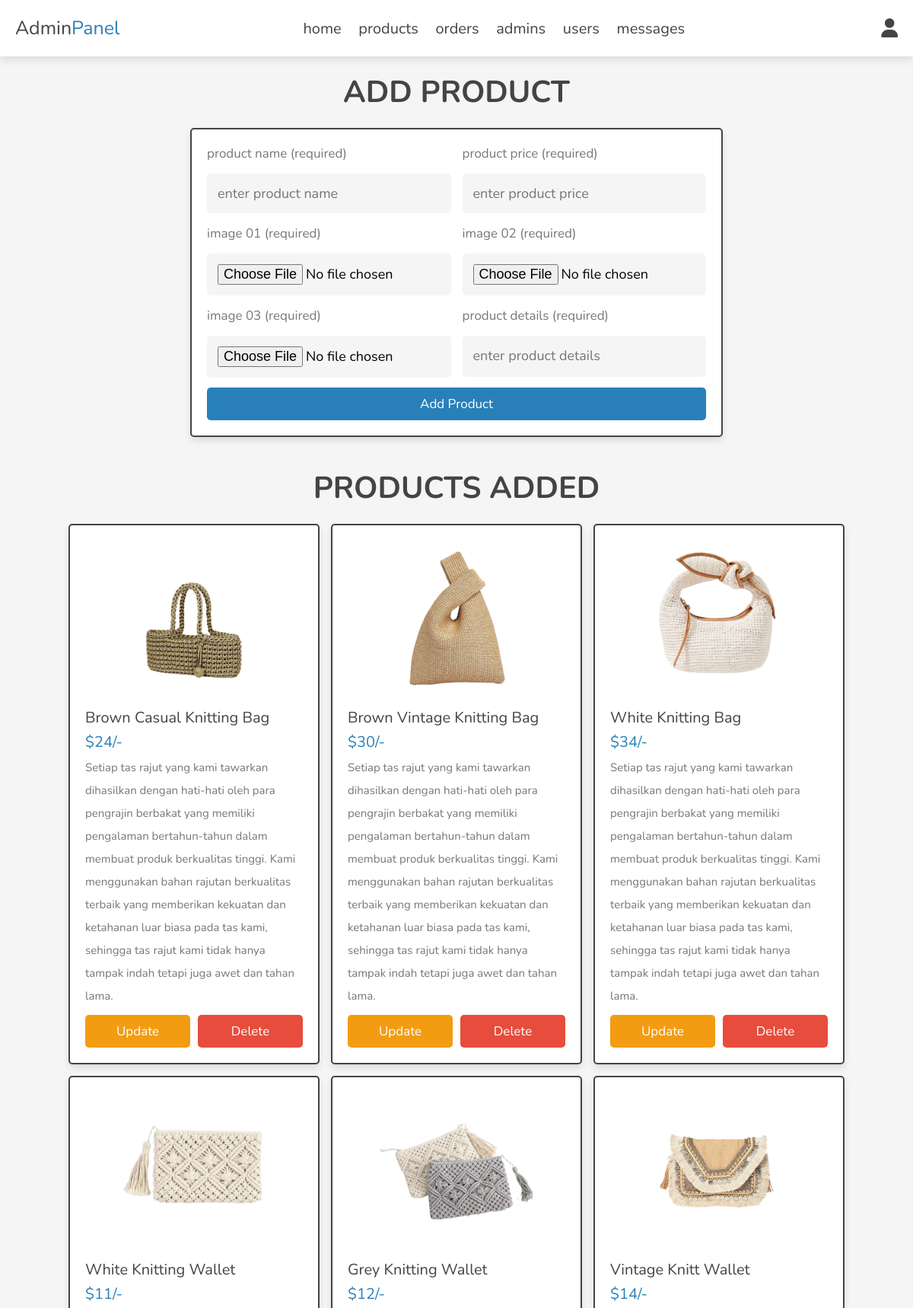
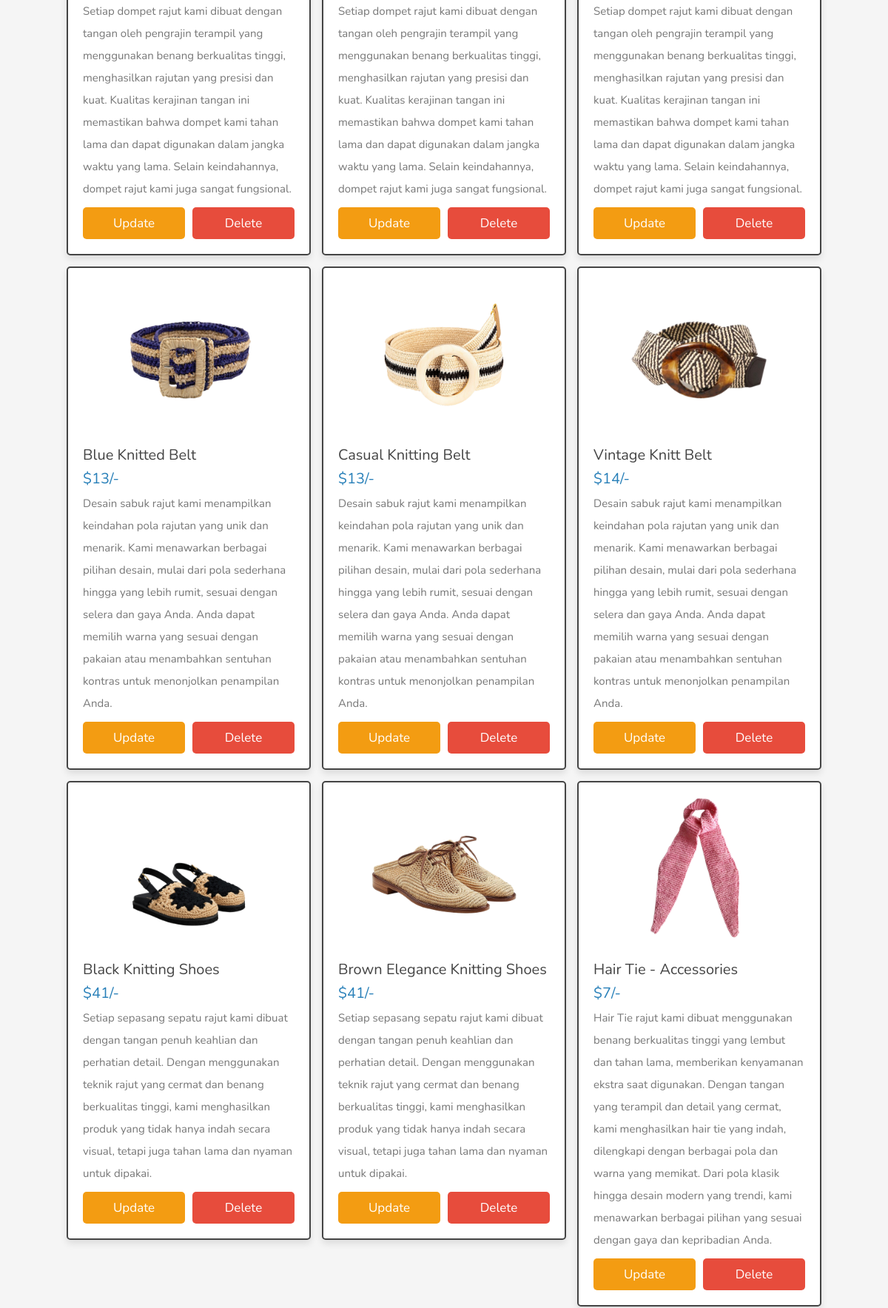
Screenshot of /admin/products.php (signed in, upper part) with the database file from the repository (2 pictures, top to bottom).
### tables this page shows
CREATE TABLE `products` (
  `id` int(100) NOT NULL,
  `name` varchar(100) NOT NULL,
  `details` varchar(500) NOT NULL,
  `price` int(10) NOT NULL,
  `image_01` varchar(100) NOT NULL,
  `image_02` varchar(100) NOT NULL,
  `image_03` varchar(100) NOT NULL
);

### admin/products.php (the view, shortened to what this page needs)
<?php
include '../components/connect.php';
?>
<!DOCTYPE html>
<html lang="en">
<head>
   <link rel="stylesheet" href="https://cdnjs.cloudflare.com/ajax/libs/font-awesome/6.1.1/css/all.min.css">
   <link rel="stylesheet" href="../css/admin_style.css">
</head>
<body>
<?php include '../components/admin_header.php'; ?>
<section class="add-products">
   <h1 class="heading">add product</h1>
   <form action="" method="post" enctype="multipart/form-data">
      <div class="flex">
         <div class="inputBox">
            <span>product name (required)</span>
            <input type="text" class="box" required maxlength="100" placeholder="enter product name" name="name">
         </div>
         <div class="inputBox">
            <span>product price (required)</span>
            <input type="number" min="0" class="box" required max="9999999999" placeholder="enter product price" onkeypress="if(this.value.length == 10) return false;" name="price">
         </div>
        <div class="inputBox">
            <span>image 01 (required)</span>
            <input type="file" name="image_01" accept="image/jpg, image/jpeg, image/png, image/webp" class="box" required>
        </div>
        <div class="inputBox">
            <span>image 02 (required)</span>
            <input type="file" name="image_02" accept="image/jpg, image/jpeg, image/png, image/webp" class="box" required>
        </div>
        <div class="inputBox">
            <span>image 03 (required)</span>
            <input type="file" name="image_03" accept="image/jpg, image/jpeg, image/png, image/webp" class="box" required>
        </div>
         <div class="inputBox">
            <span>product details (required)</span>
            <textarea name="details" placeholder="enter product details" class="box" required maxlength="500" cols="30" rows="10"></textarea>
         </div>
      </div>
      <input type="submit" value="add product" class="btn" name="add_product">
   </form>
</section>
<section class="show-products">
   <h1 class="heading">products added</h1>
   <div class="box-container">
   <?php
      $select_products = $conn->prepare("SELECT * FROM `products`");
      $select_products->execute();
      if($select_products->rowCount() > 0){
         while($fetch_products = $select_products->fetch(PDO::FETCH_ASSOC)){
   ?>
   <div class="box">
      <img src="../uploaded_img/<?= $fetch_products['image_01']; ?>" alt="">
      <div class="name"><?= $fetch_products['name']; ?></div>
      <div class="price">$<span><?= $fetch_products['price']; ?></span>/-</div>
      <div class="details"><span><?= $fetch_products['details']; ?></span></div>
      <div class="flex-btn">
         <a href="update_product.php?update=<?= $fetch_products['id']; ?>" class="option-btn">update</a>
         <a href="products.php?delete=<?= $fetch_products['id']; ?>" class="delete-btn" onclick="return confirm('delete this product?');">delete</a>
      </div>
   </div>
   <?php
         }
      }else{
         echo '<p class="empty">no products added yet!</p>';
      }
   ?>
   </div>
</section>
</body>
</html>

### css/admin_style.css (style rules this page uses)
:root { --main-color:#2980b9; --orange:#f39c12; --red:#e74c3c; --black:#444; --white:#fff; --light-color:#777; --light-bg:#f5f5f5; --border:.2rem solid var(--black); --box-shadow:0 .5rem 1rem rgba(0,0,0,.1); }
* { font-family: 'Nunito', sans-serif; margin:0; padding:0; box-sizing: border-box; outline: none; border:none; text-decoration: none; }
html { font-size: 62.5%; overflow-x: hidden; }
body { background-color: var(--light-bg); }
section { padding:2rem; max-width: 1200px; margin:0 auto; }
.heading { font-size: 4rem; color:var(--black); margin-bottom: 2rem; text-align: center; text-transform: uppercase; }
.btn, .delete-btn, .option-btn { display: block; width: 100%; margin-top: 1rem; border-radius: .5rem; padding:1rem 3rem; font-size: 1.7rem; text-transform: capitalize; color:var(--white); cursor: pointer; text-align: center; }
.btn { background-color: var(--main-color); }
.option-btn { background-color: var(--orange); }
.delete-btn { background-color: var(--red); }
.flex-btn { display: flex; gap:1rem; }
.add-products form { max-width: 70rem; margin: 0 auto; background-color: var(--white); box-shadow: var(--box-shadow); border:var(--border); border-radius: .5rem; padding:2rem; }
.add-products form .flex { display: flex; gap:1.5rem; flex-wrap: wrap; }
.add-products form .flex .inputBox { flex:1 1 25rem; }
.add-products form span { font-size:1.7rem; color:var(--light-color); }
.add-products form .box { font-size: 1.8rem; background-color: var(--light-bg); border-radius: .5rem; padding:1.4rem; width: 100%; margin-top: 1.5rem; }
.add-products form textarea { height: 5.4rem; resize: none; }
.show-products .box-container { display: grid; grid-template-columns: repeat(auto-fit, 33rem); gap:1.5rem; justify-content: center; align-items: flex-start; }
.show-products .box-container .box { background-color: var(--white); box-shadow: var(--box-shadow); border-radius: .5rem; border:var(--border); padding:2rem; }
.show-products .box-container .box img { width: 100%; height: 20rem; object-fit: contain; margin-bottom: 1.5rem; }
.show-products .box-container .box .name { font-size: 2rem; color:var(--black); }
.show-products .box-container .box .price { font-size: 2rem; color:var(--main-color); margin:.5rem 0; }
.show-products .box-container .box .details { font-size: 1.5rem; color:var(--light-color); line-height: 2; }

### rows the page displays
products: image_01 (picture), name "Brown Casual Knitting Bag", price "24", details "Setiap tas rajut yang kami tawarkan dihasilkan dengan hati-hati oleh para pengrajin berbakat yang memiliki pengalaman bertahun-tahun dalam membuat produk berkualitas tinggi. Kami menggunakan bahan rajutan berkualitas terbaik yang memberikan kekuatan dan ketahanan luar biasa pada tas kami, sehingga tas rajut kami tidak hanya tampak indah tetapi juga awet dan tahan lama."
products: image_01 (picture), name "Brown Vintage Knitting Bag", price "30", details "Setiap tas rajut yang kami tawarkan dihasilkan dengan hati-hati oleh para pengrajin berbakat yang memiliki pengalaman bertahun-tahun dalam membuat produk berkualitas tinggi. Kami menggunakan bahan rajutan berkualitas terbaik yang memberikan kekuatan dan ketahanan luar biasa pada tas kami, sehingga tas rajut kami tidak hanya tampak indah tetapi juga awet dan tahan lama."
products: image_01 (picture), name "White Knitting Bag", price "34", details "Setiap tas rajut yang kami tawarkan dihasilkan dengan hati-hati oleh para pengrajin berbakat yang memiliki pengalaman bertahun-tahun dalam membuat produk berkualitas tinggi. Kami menggunakan bahan rajutan berkualitas terbaik yang memberikan kekuatan dan ketahanan luar biasa pada tas kami, sehingga tas rajut kami tidak hanya tampak indah tetapi juga awet dan tahan lama."
products: image_01 (picture), name "White Knitting Wallet", price "11", details "Setiap dompet rajut kami dibuat dengan tangan oleh pengrajin terampil yang menggunakan benang berkualitas tinggi, menghasilkan rajutan yang presisi dan kuat. Kualitas kerajinan tangan ini memastikan bahwa dompet kami tahan lama dan dapat digunakan dalam jangka waktu yang lama. Selain keindahannya, dompet rajut kami juga sangat fungsional."
products: image_01 (picture), name "Grey Knitting Wallet", price "12", details "Setiap dompet rajut kami dibuat dengan tangan oleh pengrajin terampil yang menggunakan benang berkualitas tinggi, menghasilkan rajutan yang presisi dan kuat. Kualitas kerajinan tangan ini memastikan bahwa dompet kami tahan lama dan dapat digunakan dalam jangka waktu yang lama. Selain keindahannya, dompet rajut kami juga sangat fungsional."
products: image_01 (picture), name "Vintage Knitt Wallet", price "14", details "Setiap dompet rajut kami dibuat dengan tangan oleh pengrajin terampil yang menggunakan benang berkualitas tinggi, menghasilkan rajutan yang presisi dan kuat. Kualitas kerajinan tangan ini memastikan bahwa dompet kami tahan lama dan dapat digunakan dalam jangka waktu yang lama. Selain keindahannya, dompet rajut kami juga sangat fungsional."
products: image_01 (picture), name "Blue Knitted Belt", price "13", details "Desain sabuk rajut kami menampilkan keindahan pola rajutan yang unik dan menarik. Kami menawarkan berbagai pilihan desain, mulai dari pola sederhana hingga yang lebih rumit, sesuai dengan selera dan gaya Anda. Anda dapat memilih warna yang sesuai dengan pakaian atau menambahkan sentuhan kontras untuk menonjolkan penampilan Anda."
products: image_01 (picture), name "Casual Knitting Belt", price "13", details "Desain sabuk rajut kami menampilkan keindahan pola rajutan yang unik dan menarik. Kami menawarkan berbagai pilihan desain, mulai dari pola sederhana hingga yang lebih rumit, sesuai dengan selera dan gaya Anda. Anda dapat memilih warna yang sesuai dengan pakaian atau menambahkan sentuhan kontras untuk menonjolkan penampilan Anda."
products: image_01 (picture), name "Vintage Knitt Belt", price "14", details "Desain sabuk rajut kami menampilkan keindahan pola rajutan yang unik dan menarik. Kami menawarkan berbagai pilihan desain, mulai dari pola sederhana hingga yang lebih rumit, sesuai dengan selera dan gaya Anda. Anda dapat memilih warna yang sesuai dengan pakaian atau menambahkan sentuhan kontras untuk menonjolkan penampilan Anda."
products: image_01 (picture), name "Black Knitting Shoes", price "41", details "Setiap sepasang sepatu rajut kami dibuat dengan tangan penuh keahlian dan perhatian detail. Dengan menggunakan teknik rajut yang cermat dan benang berkualitas tinggi, kami menghasilkan produk yang tidak hanya indah secara visual, tetapi juga tahan lama dan nyaman untuk dipakai."
products: image_01 (picture), name "Brown Elegance Knitting Shoes", price "41", details "Setiap sepasang sepatu rajut kami dibuat dengan tangan penuh keahlian dan perhatian detail. Dengan menggunakan teknik rajut yang cermat dan benang berkualitas tinggi, kami menghasilkan produk yang tidak hanya indah secara visual, tetapi juga tahan lama dan nyaman untuk dipakai."
products: image_01 (picture), name "Hair Tie - Accessories", price "7", details "Hair Tie rajut kami dibuat menggunakan benang berkualitas tinggi yang lembut dan tahan lama, memberikan kenyamanan ekstra saat digunakan. Dengan tangan yang terampil dan detail yang cermat, kami menghasilkan hair tie yang indah, dilengkapi dengan berbagai pola dan warna yang memikat. Dari pola klasik hingga desain modern yang trendi, kami menawarkan berbagai pilihan yang sesuai dengan gaya dan kepribadian Anda."
